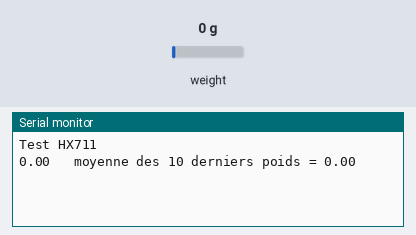
The sketch below on a simulated Arduino Uno, built with avr-gcc and run on an emulated ATmega328P. On the bench: the last lines printed to the serial monitor. The test bench sets the inputs (shaded band); at power-on: weight on the scale 0 g.

Above: at 2.3 s.
2.4 s: weight on the scale set to 100 g
At 3.6 s:
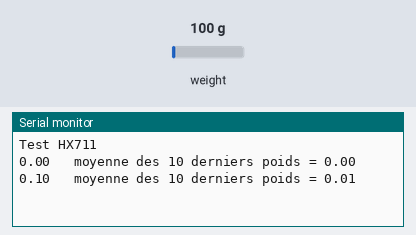
3.9 s: weight on the scale set to 1250 g
At 5.2 s:
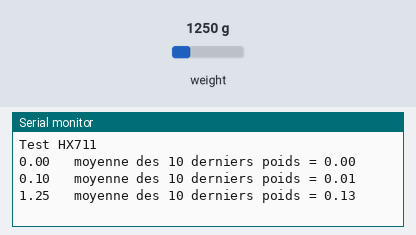
Timing chart, 0 to 6.9 s (numbered marks = the images above; inputs shaded):
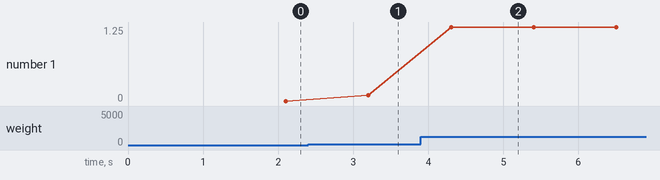

The sketch:

HX711Test.ino
```cpp
#include <Wire.h>
#include "HX711.h"

#define NB_ECHANTILLON 10
unsigned int index_moyenne=0;

HX711 scale(10, 12); // HX711.DOUT = GPIO10 / HX711.PD_SCK = GPIO12

float resultat[NB_ECHANTILLON];

void setup() {
  Serial.begin(115200);
  Serial.println("Test HX711");

  scale.read();
  yield();  // Redonne la main à l'ESP8266

  /*
   * Le nombre ci dessous permet de calibrer la balance. Pour l'obtenir, voir le fichier README de la bibliothèque HX711
   */
  scale.set_scale(-20950.0);
  scale.tare();
  yield();
}

void loop() {
  float poids,total;
  unsigned int n;

  poids=scale.get_units(10);

  resultat[index_moyenne++]=poids;
  index_moyenne %= NB_ECHANTILLON;

  total=0;
  for(n=0;n<NB_ECHANTILLON;n++){
    total+=resultat[n];
  }
  Serial.print(poids);
  Serial.print("\t moyenne des 10 derniers poids = ");
  Serial.println(total/NB_ECHANTILLON, 2);
  delay(100);
}
```

Measured:
- after the input at 2.4 s, the serial monitor: prints a new line after 0.80 s (image 1)
- after the input at 3.9 s, the serial monitor: prints a new line after 0.40 s (image 2)
- plotted number 1: 0 → 0.1 after the input at 2.4 s, 0.1 → 1.25 after the input at 3.9 s
